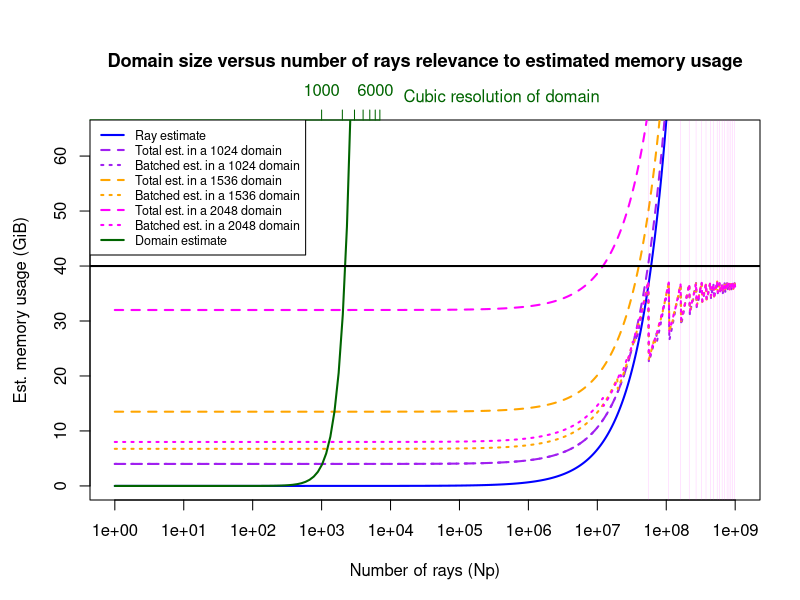

R code for this plot:
# Create a timestamp string
timestamp <- format(Sys.time(), "%Y%m%d-%H%M%S")
pdf_file <- paste0("domain_vs_rays", "_", timestamp, ".pdf")

pdf(pdf_file, width = 8, height = 6)
par(mar = c(5, 4, 5, 2))  # Extra space at the top for 2nd x-axis

single_ray_estimate = 712
ray_estimate <- function(x, ray_size_bytes = single_ray_estimate) {
  (x * ray_size_bytes) / (1024 * 1024 * 1024) # Bytes to GiB
}

domain_estimate <- function(x, y, z) {
  (x / 1024) * (y / 1024) * (z / 1024) * (32 / 8)
}

batcher_results <- function(dims, Np_vec, mem_available_gb = 40, leeway_factor = 1.1, ray_size_bytes = 712, allocation_count = 4) {
  # Convert memory available to bytes
  mem_available <- mem_available_gb * (1024^3)

  # Predicted domain allocation (in bytes)
  predicted_domain_allocation <- domain_estimate(dims, dims, dims) * (1024^3)

  # Allocate result vector
  results <- numeric(length(Np_vec))

  for (i in seq_along(Np_vec)) {
    Np <- Np_vec[i]

    ray_memory_raw <- ray_size_bytes * Np

    ray_batch_count <- max(1, ceiling(ray_memory_raw * leeway_factor / mem_available))
    print("RBC")
    print(ray_batch_count)
    domain_region_count <- max(1, ceiling((predicted_domain_allocation * allocation_count) / (mem_available - floor(ray_memory_raw / ray_batch_count))))
    print("DRC")
    print(domain_region_count)

    # Store result in GiB
    results[i] <- domain_estimate(dims, dims, dims %/% domain_region_count) + ray_estimate(Np %/% ray_batch_count, ray_size_bytes)
  }

  return(results)
}

x1 <- 10^seq(0, 9, length.out = 1000)
y1 <- ray_estimate(x1)

x2 <- 2^seq(0, log(4096 + 2048, base = 2), length.out = 64)
y2 <- domain_estimate(x2, x2, x2)

ylim_range <- range(c(y1, y2))
ylim_capped <- c(ylim_range[1], min(ylim_range[-1], 64))

# Main plot with base-10 log x-axis
# bottom, left, top, right
par(mar = c(5, 4.5, 6, 2))  # Increase top and left margin
plot(x1, y1, type = "l", col = "blue", lwd = 2,
     xlab = "Number of rays (Np)", ylab = "Est. memory usage (GiB)",
     main = "Domain size versus number of rays relevance to estimated memory usage",
     ylim = ylim_capped,
     log = "x", # base-10 log scale on x-axis
     cex.main = 1.1 # make main text slightly larger
)

find_peaks <- function(y, min_prominence = 0.5) {
  dy <- diff(y)
  peak_indices <- which(diff(sign(dy)) == -2) + 1  # basic local maxima

  # Filter by prominence (height difference from neighbors)
  prominences <- pmin(y[peak_indices] - y[peak_indices - 1],
                      y[peak_indices] - y[peak_indices + 1])

  # Keep only peaks above prominence threshold
  peak_indices[prominences > min_prominence]
}

# Additional ray lines (same x scale, so log scale is automatic)
y1_1024 <- y1 + domain_estimate(1024, 1024, 1024)
lines(x1, y1_1024, col = "purple", lwd = 2, lty = 2)
lines(x1, batcher_results(1024, x1), col = "purple", lwd = 2, lty = 3)

y1_1536 <- y1 + domain_estimate(1536, 1536, 1536)
lines(x1, y1_1536, col = "orange", lwd = 2, lty = 2)
lines(x1, batcher_results(1536, x1), col = "orange", lwd = 2, lty = 3)

y1_2048 <- y1 + domain_estimate(2048, 2048, 2048)
y1_batched_2048 <- batcher_results(2048, x1)
lines(x1, y1_2048, col = "magenta", lwd = 2, lty = 2)
lines(x1, y1_batched_2048, col = "magenta", lwd = 2, lty = 3)

peaks_2048 <- find_peaks(y1_batched_2048)

translucent_magenta <- rgb(1, 0, 1, alpha = 0.2)

# Add vertical lines at each peak
for (i in peaks_2048) {
  abline(v = x1[i], col = translucent_magenta, lwd = 0.5, lty = 1)
}

# Overlay second plot (domain estimate) without axes
par(new = TRUE)

plot(x2, y2, type = "l", col = "darkgreen", lwd = 2,
     axes = FALSE, xlab = "", ylab = "", main = "",
     log = "x",  # Important! match log10 scale of bottom axis
     xlim = range(x1),  # ensure x ranges match exactly
     ylim = ylim_capped  # same y limits
)

abline(h = 40, col = "black", lwd = 2, lty = 1)

axis(side = 3, at = pretty(x2), labels = pretty(x2), col = "darkgreen", col.axis = "darkgreen")

par(xpd = TRUE)
text(x = 11000, y = par("usr")[4] + 4, labels = "Cubic resolution of domain", col = "darkgreen", pos = 4)
par(xpd = FALSE)

legend("topleft",
       legend = c("Ray estimate",
                  "Total est. in a 1024 domain", "Batched est. in a 1024 domain",
                  "Total est. in a 1536 domain", "Batched est. in a 1536 domain",
                  "Total est. in a 2048 domain", "Batched est. in a 2048 domain",
                  "Domain estimate"),
       col = c("blue", "purple", "purple", "orange", "orange", "magenta", "magenta", "darkgreen"),
       lty = c(1, 2, 3, 2, 3, 2, 3, 1), lwd = 2, cex = 0.75)

dev.off()
